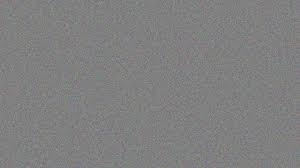
#> input picture 7-Aritmetik-İşlemler-Maskeleme/arkaplan.jpg, 300 x 168 px
$ python '3-Birleştirme.py'
#> lines starting #> are read from the running program, lines starting #| are printed output that depends on the picture; after the words box and inside, x2 and y2 are one past the last pixel; in counts of white or black regions, pixels touching at a corner belong together
import cv2
import numpy as np

def main():
    arka_plan=cv2.imread('arkaplan.jpg')
#> arka_plan is the input picture: shape (168, 300, 3); mean B, G, R 127.7, 127.6, 127.6
    zar=cv2.imread('zar.jpg')
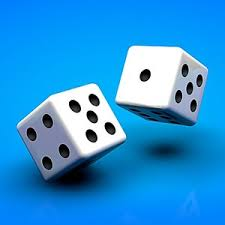
#> input picture 7-Aritmetik-İşlemler-Maskeleme/zar.jpg, 225 x 225 px
#> zar is the input picture: shape (225, 225, 3); mean B, G, R 217.7, 148.2, 42.4

    '''resmimizin etrafını sararak  remimizi e zar resmini dahil edeceğiz
    ve böylelikle daha geniş bir resim elde edpi bazı hatalardan da
    kurtulmuş olacagız'''

    sarılmıs_arkaplan=cv2.copyMakeBorder(arka_plan,# resmimiz
                                         100,#top
                                         100,#bottom
                                         100,#
                                         100,
                                         borderType=cv2.BORDER_CONSTANT#border
                                         # tipinşi etrafını sarmala dedik
                                         ,value=[255,255,255])#sarmalanmıs
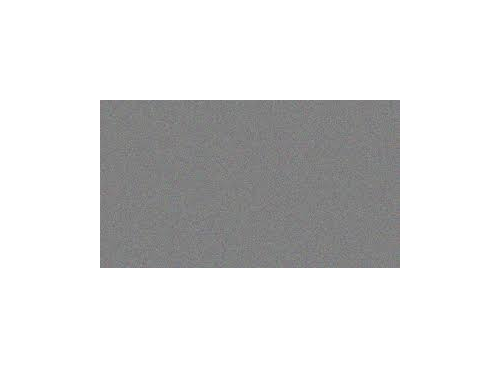
#> sarılmıs_arkaplan: shape (368, 500, 3); mean B, G, R 220.1, 220.1, 220.1
                                        # resmimizin etrafını beyaz yap dedik

    yukseklik,genislik,kanal=zar.shape
#> yukseklik = 225; genislik = 225; kanal = 3
    print(yukseklik,genislik,kanal,sep='-')
#| 225-225-3
    zar_gri=cv2.cvtColor(zar,cv2.COLOR_BGR2GRAY) #resmimizi gri renge
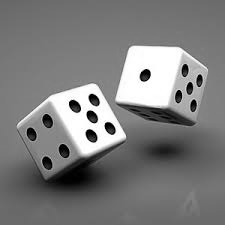
#> zar_gri: shape (225, 225); min 0, max 255, mean 124.5
    # dönüştürdük

    '''treshold yaparak resmimizi tresliyoruz ve rengimizi siyah veya
    beyaz olarak treshlemesini sağlıyoruz
    kısaca maskeleme işlemi yapmış oluyoruz'''

    '''kısaca treshold sinüsal bir dalgayı karesel dalgaya çeviriyor 10 ile 255 o
    aralıgı ayarlıyoruz'''

    ret,mask=cv2.threshold(zar_gri#maskelenecek resim
                           ,10#beyaz ayarı
                           ,255#siyah ayarı
                           ,cv2.THRESH_BINARY)#hangi cinste maskelem yapılacaksa
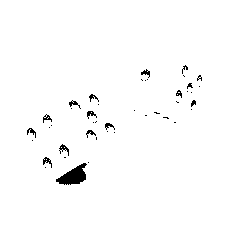
#> mask: shape (225, 225); 98.2% white; 43 black regions (29 under 20 px), largest, box (x1, y1, x2, y2) and area: (56, 163, 87, 185) 371, (59, 144, 69, 156) 47, (43, 157, 52, 168) 42

    'yukarıda maskeleme yaptıgımız resmi aşağıda değilini alarak' \
    'bu şekilde her iki türlü işlem yapabiliriz ' \
    'siyah beuyaz şeklinde'
    mask_inver=cv2.bitwise_not(mask)

    '''random_image e biz arkplanın belli bir kısımnı atayrak resmimizi kesiyoruz
    ve kestigimiz resme eklemeler yapacagız bitwise and ile'''
    random_image = sarılmıs_arkaplan[0:yukseklik, 0:genislik]
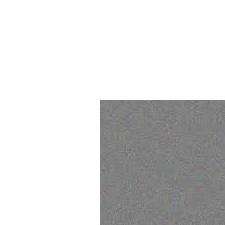
#> random_image: shape (225, 225, 3); mean B, G, R 215.7, 215.7, 215.7

    '''resimimizi şimdi nirleştirme işlemşi yaparak üst üste ekleyecegiz
    maskemiz siyah bir nesne olamılı ki bir sonra ki ekleme de yani toplamada
    resimimiz üst üste geldiğinde siyah etkisiz bir eleman olacagı için resmimizi
    rahat bir şekilde eklemiş olucagız'''

    birlesik_resim=cv2.bitwise_and(random_image,random_image,mask=mask_inver)
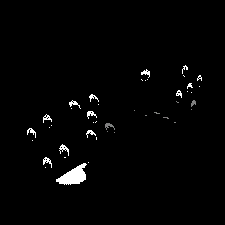
#> birlesik_resim: shape (225, 225, 3); mean B, G, R 4.3, 4.3, 4.3

    '''burada resimleri topluyoruz dikkat edilmesi gereken yer siyah
    yerler etkisiz olacagı için üstüne hangi renk gelşiyor ise direk olarak
    toplanacaktır ve ilgili pixelde siyahtan başka bir renk meudana gelecektir'''

    toplanmis_resim=cv2.add(birlesik_resim,zar)

    '''burada topladıgımız resmimizi en geniş resmimize ekleme yapıyoruz ancak
    bu ekleme işlemi resmin belli bir yerlerini boyutlandırma ile olmakta
    aşağıda ki komutta 0 dan yüksekliğimiz kadar ekleme işlemi yap ve 0 dan genişlik
    kadar olan yerde topnlanmış pixelleri ata demiş oluyoruz
    ve böylelikle geniş kısımda ki resme ekleme işlemi yapmış oluyoruz'''

    sarılmıs_arkaplan[0:yukseklik,0:genislik]=toplanmis_resim
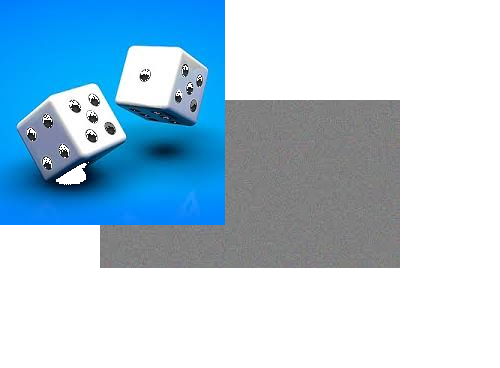
#> sarılmıs_arkaplan: shape (368, 500, 3); mean B, G, R 221.8, 202.7, 173.6

    #cv2.imshow('Arkaplan',arka_plan)
    #cv2.imshow('zar',zar)
    #cv2.imshow('zar gri',zar_gri)
    cv2.imshow('Mask',mask)
    cv2.imshow('Mask inver',mask_inver)
    cv2.imshow('Birleştirilmiş resim',birlesik_resim)
    #cv2.imshow('Toplanmis Resim',toplanmis_resim)
    cv2.imshow('Roi',random_image)
    cv2.imshow('Toplanmıs',toplanmis_resim)
    cv2.imshow('Sarilmiş Resim',sarılmıs_arkaplan)


if __name__ == '__main__':
    main()

cv2.waitKey(0)
cv2.destroyAllWindows()
